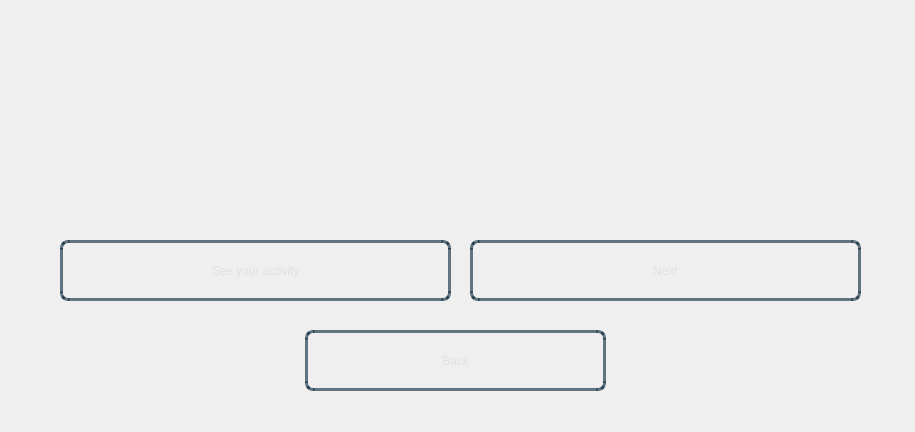
<?xml version="1.0" encoding="UTF-8"?>
<ui version="4.0">
 <class>Dialog</class>
 <widget class="QDialog" name="Dialog">
  <property name="geometry">
   <rect>
    <x>0</x>
    <y>0</y>
    <width>915</width>
    <height>432</height>
   </rect>
  </property>
  <property name="windowTitle">
   <string>Dialog</string>
  </property>
  <widget class="QWidget" name="bgwidget" native="true">
   <property name="geometry">
    <rect>
     <x>0</x>
     <y>0</y>
     <width>911</width>
     <height>431</height>
    </rect>
   </property>
   <property name="styleSheet">
    <string notr="true">QWidget#bgwidget{
background-color:qlineargradient(x1: 1, y1: 1, x2:1, y2: 0.2, stop: 0 rgba(0, 52, 89,140),
stop: 1 rgba(0, 168, 232,190))
}</string>
   </property>
   <widget class="QLabel" name="facultyName">
    <property name="geometry">
     <rect>
      <x>220</x>
      <y>40</y>
      <width>641</width>
      <height>111</height>
     </rect>
    </property>
    <property name="styleSheet">
     <string notr="true">font: 24pt &quot;Sans Serif Collection&quot;;
color: rgba(0,23,31,255);
</string>
    </property>
    <property name="text">
     <string/>
    </property>
   </widget>
   <widget class="QPushButton" name="facultyActivity">
    <property name="geometry">
     <rect>
      <x>60</x>
      <y>240</y>
      <width>391</width>
      <height>61</height>
     </rect>
    </property>
    <property name="styleSheet">
     <string notr="true">QPushButton{
border-radius:8px;
border:3px solid rgba(0,30,50,150);
color:rgba(225,225,225,255);
background-color:rgba(0,0,0,0);
font: 22pt &quot;Sans Serif Collection&quot;;
}
.QPushButton:hover
{
   background-color:white;
	color: rgba(0,30,50,150);
}

</string>
    </property>
    <property name="text">
     <string>See your activity</string>
    </property>
   </widget>
   <widget class="QPushButton" name="nextBtn">
    <property name="geometry">
     <rect>
      <x>470</x>
      <y>240</y>
      <width>391</width>
      <height>61</height>
     </rect>
    </property>
    <property name="styleSheet">
     <string notr="true">QPushButton{
border-radius:8px;
border:3px solid rgba(0,30,50,150);
color:rgba(225,225,225,255);
background-color:rgba(0,0,0,0);
font: 22pt &quot;Sans Serif Collection&quot;;
}
.QPushButton:hover
{
   background-color:white;
	color: rgba(0,30,50,150);
}

</string>
    </property>
    <property name="text">
     <string>Next</string>
    </property>
   </widget>
   <widget class="QPushButton" name="backBtn">
    <property name="geometry">
     <rect>
      <x>305</x>
      <y>330</y>
      <width>301</width>
      <height>61</height>
     </rect>
    </property>
    <property name="styleSheet">
     <string notr="true">QPushButton{
border-radius:8px;
border:3px solid rgba(0,30,50,150);
color:rgba(225,225,225,255);
background-color:rgba(0,0,0,0);
font: 22pt &quot;Sans Serif Collection&quot;;
}
.QPushButton:hover
{
   background-color:white;
	color: rgba(0,30,50,150);
}

</string>
    </property>
    <property name="text">
     <string>Back</string>
    </property>
   </widget>
  </widget>
 </widget>
 <resources/>
 <connections/>
</ui>
